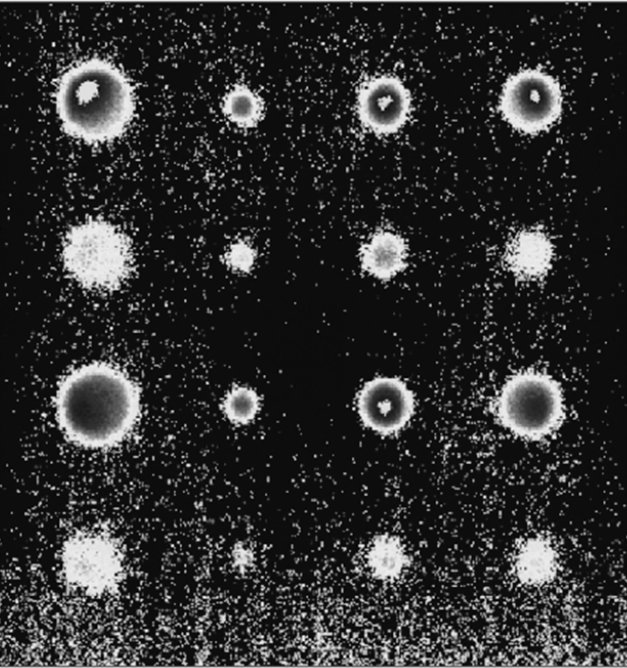
#> input picture pcd/sample_paper.png, 627 x 668 px
$ jupyter execute paper_implement.ipynb
#> lines starting #> are read from the running program, lines starting #| are printed output that depends on the picture
[cell 1]
#this is implementation of paper with title "A Study on the Effectiveness of Spatial Filters on Thermal Image Pre-Processing and Correlation Technique for Quantifying Defect Size"
#Digital Image Processing
#Name: Yusuf Gladiensyah Bihanda
#NRP: 6025222011

[cell 2]
#import all library needed
import cv2 as cv
import numpy as np
import matplotlib.pyplot as plt

#load test image
img = cv.imread('sample_paper.png')
#> img is the input picture: shape (668, 627, 3); mean B, G, R 46.4, 46.4, 46.4

[cell 3]
#gaussian filter
gaussian_filter = cv.GaussianBlur(img, (3,3), 85)
cv.imwrite('gaussian.jpg', gaussian_filter)
#> Out = True

[cell 4]
#median filter
median_filter = cv.medianBlur(img, 3)
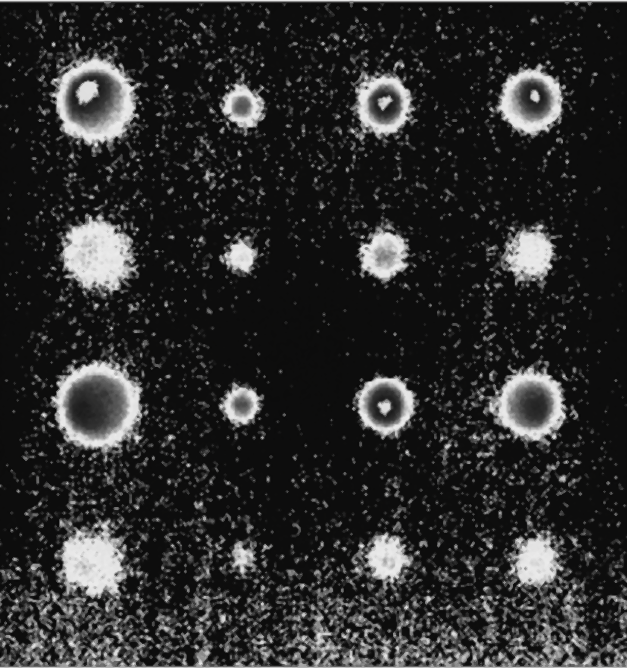
#> median_filter: shape (668, 627, 3); mean B, G, R 44.2, 44.2, 44.2
cv.imwrite('median.jpg', median_filter)
#> Out = True

[cell 5]
#average filter
avg_filter = cv.blur(img, (3,3))
cv.imwrite('avg.jpg', avg_filter)
#> Out = True

[cell 6]
#add on: bilateral filter
bliateral_filter = cv.bilateralFilter(img,20,60,60)
cv.imwrite('bilateral.jpg', bliateral_filter)
#> Out = True

[cell 7]
#try implement rectangle
start_point = (80,240)
end_point = (105,265)
color = (255,0,0)
thick = 2
image = cv.rectangle(img, start_point, end_point,color,thick)
plt.imshow(image)
plt.show()
